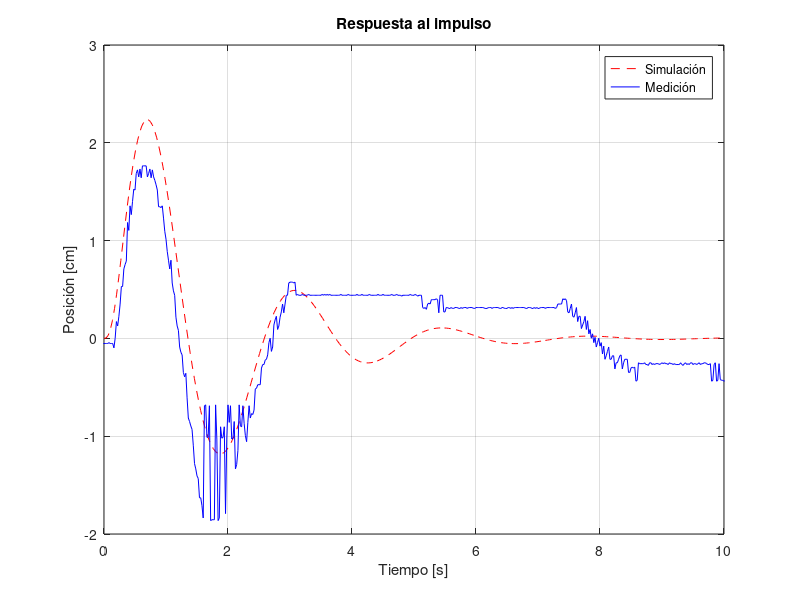
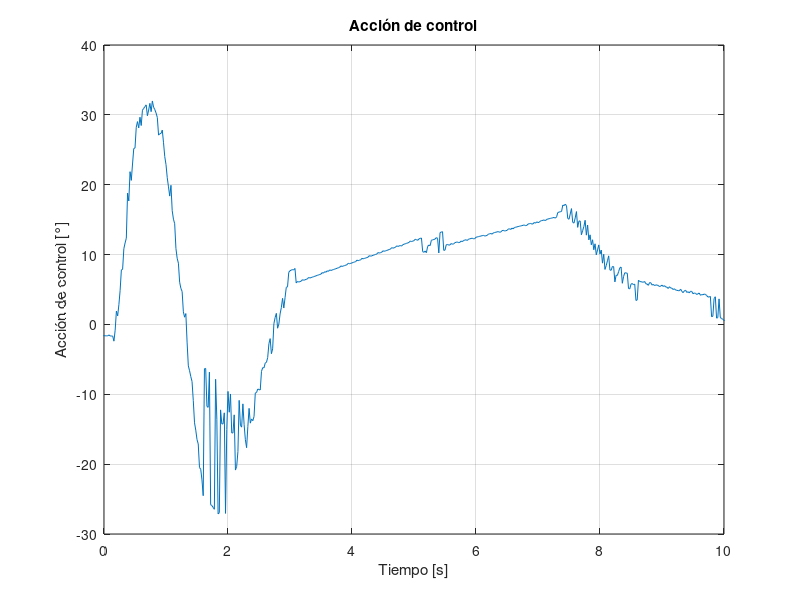
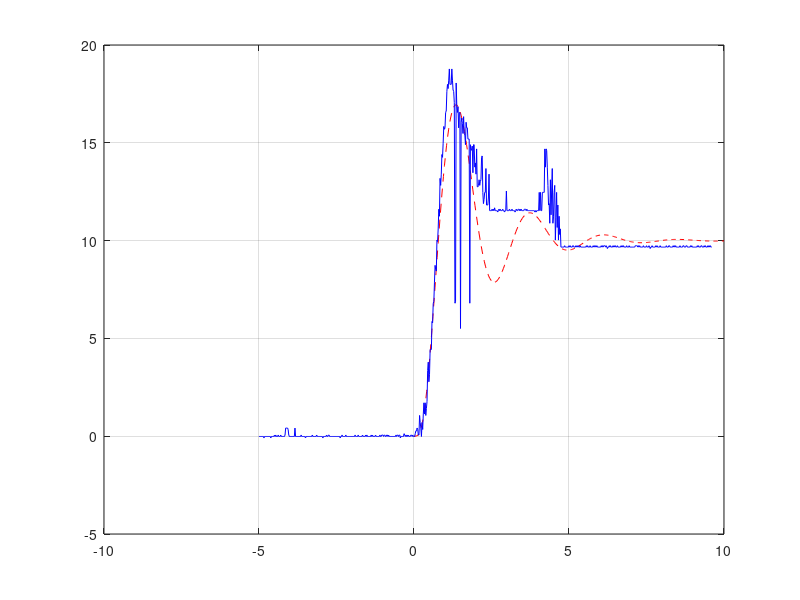

The MATLAB script that drew these images, in order: (Note: this script raises an error after producing the figures.)
%%
close all; clear;
k1 = 11.4345;
g = 9.807;
k2 = 100 * pi/180 * g * 2.1;
k = k1 * k2;
p1 = -10;
p2 = -4.8680 + 3.0753i;

a = -1/8; %ganancia para ajustar los datos al impulso unitario
t0 = 2.3; %tiempo para mover los datos medidos

P = zpk([], [0 p1 p2 conj(p2)], k);

kp = 2;
ki = 1.2;

s = tf('s');

C = kp + ki * 1/s; % C = kp (s + ki/kp) /s
L = C * P;
T = minreal(L/(1 + L));


x_lim = [0, 10];
x_label = 'Tiempo [s]';


%Respuesta al impulso
load('impulso_PI_v1');

fig1 = figure;
[y, timp] = impulse(T);
plot(timp, y, 'r--'); hold on;
plot(t - t0, a * posicion, 'b-'); grid On;

xlim(x_lim);
ylim([-2, 3]);
xlabel(x_label);
ylabel('Posición [cm]');

legend('Simulación', 'Medición');
title('Respuesta al impulso');

saveas(fig1, 'PI-Respuesta al impulso.png');

fig2 = figure;
plot(t - t0, angulo_servo); grid On;
xlim(x_lim);
xlabel(x_label);
ylabel('Acción de control [°]');
title('Acción de control');

saveas(fig2, 'PI-Acción de control(impulso).png');

%Respuesta al escalón
load('escalon_PI_v1.mat');

t0 = 5;
fig3 = figure;
[y, tstep] = step(10 * T);
plot(tstep, y, 'r--'); hold on;
plot(t - t0, posicion, 'b-'); grid On;
yline(10, 'k--');

xlabel(x_label);
xlim(x_lim);
ylabel('Posición [cm]');

legend('Simulación', 'Medición');
title('Respuesta al escalón');

saveas(fig3, 'PI-Respuesta al escalón.png');

fig4 = figure;
plot(t - t0, angulo_servo); grid On;

xlabel(x_label);
ylabel('Acción de control [°]');
xlim(x_lim);
title('Acción de control');

saveas(fig4, 'PI-Acción de control(escalón).png')

fig5 = figure;

opt = bodeoptions;
opt.PhaseMatching = 'On';
opt.PhaseMatchingValue = -90;
opt.PhaseMatchingFreq = 0.1;

[Gm,Pm,Wcg,Wcp] = margin(L);
Gm = 20 * log10(Gm);
margin(L, opt);

titulo = sprintf('Bode de L(s). \n Margen de ganancia %.2f dB en %.2f rad/s || Margen de fase %.1f ° en %.2f rad/s', Gm, Wcg, Pm, Wcp);
title(titulo);
grid on;

saveas(fig5, 'PI-Bode de L.png');
